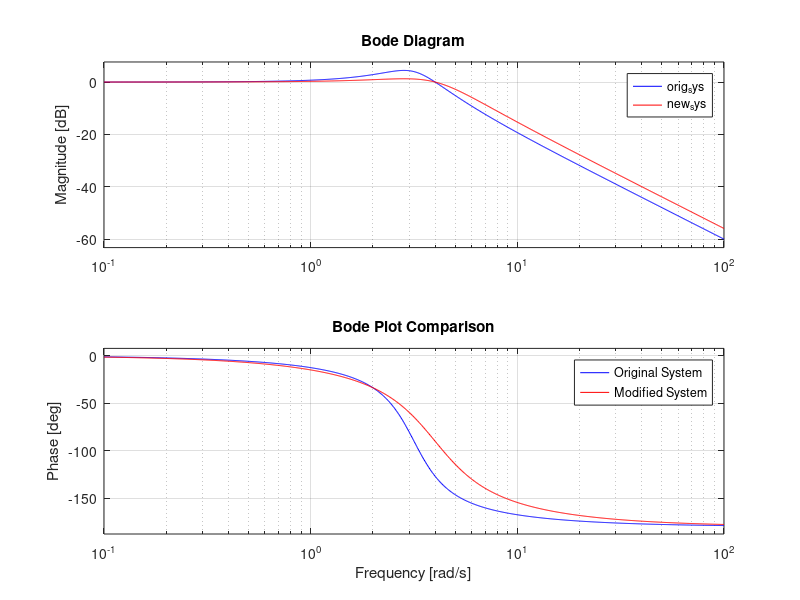
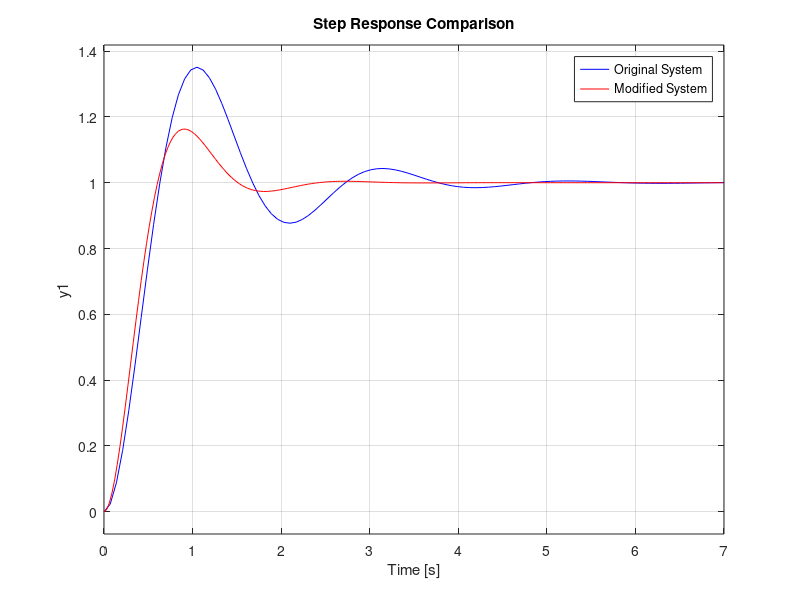

MATLAB code to generate these figures, in order:
% Original system
num = 5;
den = [0.5 1 0];
G = tf(num, den);
H = 1;
orig_sys = feedback(G, H);

% Modified system
Gc = tf([1 2], [1 4]);
a = -2 + 2*sqrt(3)*1j;
K = abs(a * (a + 4) / 10);
Gc = K * Gc;

G = G * Gc;
new_sys = feedback(G, H);

% Plot Bode plot
figure;
bode(orig_sys, 'b', new_sys, 'r');
title('Bode Plot Comparison');
legend('Original System', 'Modified System');

% Plot step response
figure;
step(orig_sys, 'b', new_sys, 'r');
title('Step Response Comparison');
legend('Original System', 'Modified System');
